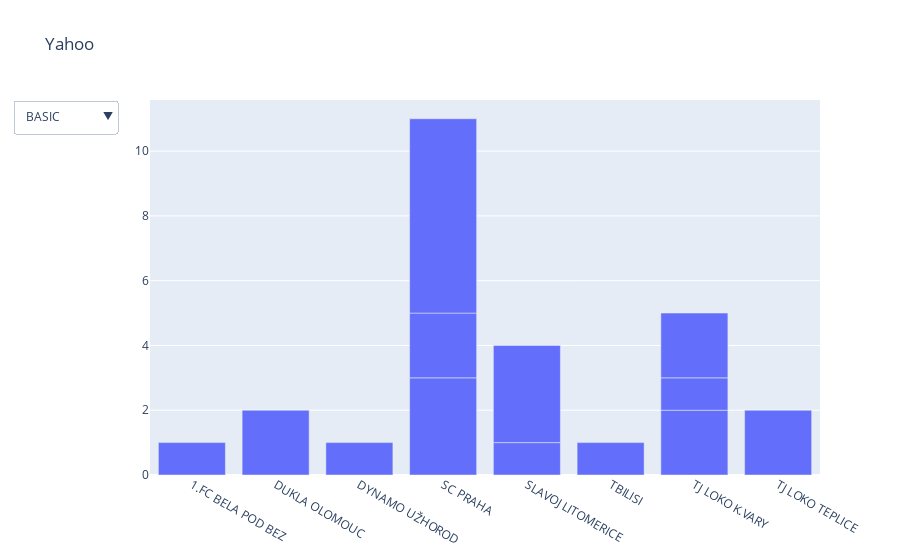

Notebook source saved alongside this figure:
### Code cell
import plotly.graph_objects as go
import pandas as pd

fig = go.Figure()

fig.add_trace(go.Bar(x = data1.Club, y = list(data1["count"]),
               name="Basic",
               visible = True))

fig.add_trace(go.Bar(x = data2.Club, y = list(data2["count"]),
               name="Updated",
               visible=False))

fig.add_trace(go.Bar(x = data3.Club, y = list(data3["count"]),
               name="Updated v.2",
               visible=False))

# Add Buttons
fig.update_layout(
    updatemenus=[
        dict(
            active=0,
            buttons=list([
                dict(label="BASIC",
                     method="update",
                     args=[{"visible": [True, False, False]},
                           {"title": "Yahoo Basic"}]),
                dict(label="Basic + 10",
                     method="update",
                     args=[{"visible": [False, True, False]},
                           {"title": "Yahoo Updated"}]),
                dict(label="Basic + 100",
                     method="update",
                     args=[{"visible": [False, False, True]},
                           {"title": "Yahoo Updated v.2"}])
            ]))])

#fig.update_layout(xaxis = dict(tickvals = d5["Club"]))  ## není potřeba
#fig.update_layout(xaxis={'categoryorder':'total descending'}) ## nefunguje :(((

#fig.update_xaxes(tickangle=270)  ## není moc hezké :)
fig.update_layout(title_text="Yahoo")  # úvodní název, co se může přepsat při změně dropdownu

fig.show()

### Figure 1 — Plotly figure (JSON) as saved in the notebook; plotly's stock layout.template omitted (floating-point values rounded to 4 significant figures)
{"data": [{"name": "Basic", "type": "bar", "visible": true, "x": ["1.FC BELA POD BEZ", "DUKLA OLOMOUC", "DYNAMO UŽHOROD", "SC PRAHA", "SC PRAHA", "SC PRAHA", "SLAVOJ LITOMERICE", "SLAVOJ LITOMERICE", "TBILISI", "TJ LOKO K.VARY", "TJ LOKO K.VARY", "TJ LOKO K.VARY", "TJ LOKO TEPLICE"], "y": [1, 2, 1, 3, 2, 6, 1, 3, 1, 2, 1, 2, 2]}, {"name": "Updated", "type": "bar", "visible": false, "x": ["1.FC BELA POD BEZ", "DUKLA OLOMOUC", "DYNAMO UŽHOROD", "SC PRAHA", "SC PRAHA", "SC PRAHA", "SLAVOJ LITOMERICE", "SLAVOJ LITOMERICE", "TBILISI", "TJ LOKO K.VARY", "TJ LOKO K.VARY", "TJ LOKO K.VARY", "TJ LOKO TEPLICE"], "y": [11, 12, 11, 13, 12, 16, 11, 13, 11, 12, 11, 12, 12]}, {"name": "Updated v.2", "type": "bar", "visible": false, "x": ["1.FC BELA POD BEZ", "DUKLA OLOMOUC", "DYNAMO UŽHOROD", "SC PRAHA", "SC PRAHA", "SC PRAHA", "SLAVOJ LITOMERICE", "SLAVOJ LITOMERICE", "TBILISI", "TJ LOKO K.VARY", "TJ LOKO K.VARY", "TJ LOKO K.VARY", "TJ LOKO TEPLICE"], "y": [101, 102, 101, 103, 102, 106, 101, 103, 101, 102, 101, 102, 102]}], "layout": {"autosize": true, "title": {"text": "Yahoo"}, "updatemenus": [{"active": 0, "buttons": [{"args": [{"visible": [true, false, false]}, {"title": "Yahoo Basic"}], "label": "BASIC", "method": "update"}, {"args": [{"visible": [false, true, false]}, {"title": "Yahoo Updated"}], "label": "Basic + 10", "method": "update"}, {"args": [{"visible": [false, false, true]}, {"title": "Yahoo Updated v.2"}], "label": "Basic + 100", "method": "update"}]}], "xaxis": {"autorange": true, "range": [-0.5, 7.5], "type": "category"}, "yaxis": {"autorange": true, "range": [0, 11.58], "type": "linear"}}}
